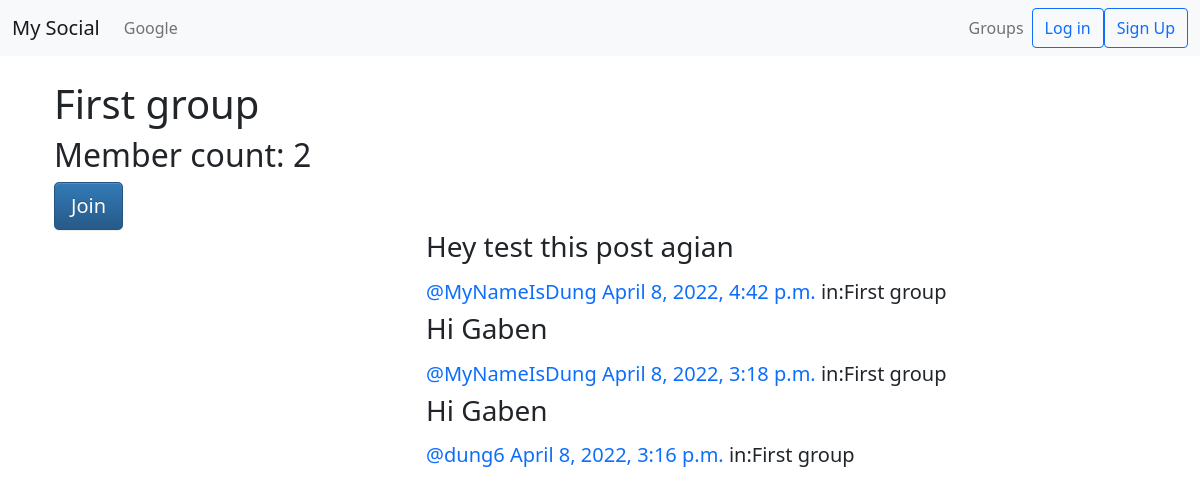
The app's page /groups/posts/in/first-group/ with its own data.
### groups/models.py (models this page shows, shortened)
class Group(models.Model):
    name = models.CharField(max_length=235, unique=True)
    slug = models.SlugField(allow_unicode=True,unique=True)
    descripsion = models.TextField(blank=True,default='')
    descripsion_html = models.TextField(editable=False,default='',blank=True)
    member = models.ManyToManyField(User,through='GroupMember')

### posts/models.py (models this page shows, shortened)
class Post(models.Model):
    user = models.ForeignKey(User,related_name='posts',on_delete=models.CASCADE)
    created_at = models.DateTimeField(auto_now_add=True)
    message = models.TextField()
    message_html = models.TextField(editable=False)
    group = models.ForeignKey(Group,related_name='posts',null=True,blank=True,on_delete=models.CASCADE)
    class Meta:
        ordering =['-created_at']
        unique_together = ['user', 'message']

### groups/views.py (the view)
# urls.py: path('posts/in/<slug>/',views.SingleGroup.as_view(),name='single'),
class SingleGroup(DetailView):
    model = Group

### groups/templates/groups/group_detail.html (shortened to what this page needs)
{% extends 'groups/group_base.html' %}
{%block pregroup %}
<h1> {{group.name}}</h1>
<h2> Member count: {{group.member.count}}</h2>
<div class='content '>
    {% if user in group.member.all %}
        <a href="{% url 'groups:leave' slug=group.slug %}" class = 'btn btn-lg btn-fill btn-warning'>Leave</a>
    {% else %}
        <a href="{% url 'groups:join' slug=group.slug %}" class = 'btn btn-lg btn-fill btn-primary'>Join</a>
    {% endif %}
</div>
{% endblock %}
{%block group_content %}
<div class='col-md-4'></div>
<div class='col-md-8'>
    {% if group.posts.count == 0 %}
        <h2>No post in group yet!</h2>
    {% else %}
        {% for post in group.posts.all %}
            {% include 'posts/_post.html'%}
        {% endfor %}
    {% endif %}
</div>
{% endblock %}

### groups/templates/groups/group_base.html (shortened to what this page needs)
{% extends 'base.html' %}
{%block content %}
<div class='container'>
    <div class='row'>
        {%block pregroup %}{% endblock %}
        {%block group_content %}{% endblock %}
    </div>
</div>
{% endblock %}

### templates/base.html (shortened to what this page needs)
<!DOCTYPE html>
{% load static %}
<html lang="en">
<head>
    <link href="https://cdn.jsdelivr.net/npm/bootstrap@5.1.3/dist/css/bootstrap.min.css" rel="stylesheet">
    <link rel="stylesheet" href="https://maxcdn.bootstrapcdn.com/bootstrap/3.3.7/css/bootstrap-theme.min.css">
    <link rel="stylesheet" href="{% static 'css/mater.css' %}">
</head>
<body>
    <nav class="navbar navbar-expand-lg navbar-light bg-light ">
        <div class="container-fluid">
          <a class="navbar-brand bigbrand" href="{% url 'home' %}">My Social</a>
          <div class="collapse navbar-collapse" >
            <ul class="navbar-nav">
              <li class="nav-item"><a class="nav-link" href="https://www.google.com/">Google</a></li>
            </ul>
            <ul class="navbar-nav ms-auto">
              {% if user.is_authenticated %}
              <li class="nav-item"><a class="nav-link" href="{% url 'posts:all' %}">List Post</a></li>
              <li class="nav-item"><a class="nav-link" href="{% url 'posts:create' %}">Create Post</a></li>
              <li class="nav-item"><a class="nav-link" href="{% url 'groups:all' %}">Groups</a></li>
              <li class="nav-item"><a class="nav-link" href="{% url 'groups:create' %}">Create Group</a></li>
              <button type="button" class="btn btn-outline-primary"><a href="{% url 'accounts:logout' %}">Log out</a></button>
              {% else %}
              <li class="nav-item"><a class="nav-link" href="{% url 'groups:all' %}">Groups</a></li>
              <button type="button" class="btn btn-outline-primary"><a href="{% url 'accounts:login' %}">Log in</a></button>
              <button type="button" class="btn btn-outline-primary"><a href="{% url 'accounts:signup' %}">Sign Up</a></button>
              {% endif %}
            </ul>
          </div>
        </div>
      </nav><br>
    <div class='container mycontent'>
      {% block content %}
      {% endblock %}
    </div>
</body>
</html>

### posts/templates/posts/_post.html (shortened to what this page needs)
<div class='post media'>
    <h3>{{ post.message_html|safe }}</h3>
    <div class='media-body'>
        <h5 class='media-heading'>
            <span class='username'>
                <a href="{% url 'posts:for_user' username=post.user.username %}">@{{ post.user.username }}</a>
            </span>
            <time class='time'>
                <a href="{% url 'posts:single' username=post.user.username pk=post.pk %}">{{ post.created_at }}</a>
            </time>
            {% if post.group %}
			<span class="group-name">in:{{ post.group.name }}</span>
			{% endif %}
        </h5>
    </div>
</div>

### static/css/mater.css (style rules this page uses)
a:link { text-decoration: none; }

### records on screen
Group: name "First group", member.count "2"
Post: message_html "Hey test this post agian", user.username "MyNameIsDung", created_at "April 8, 2022, 4:42 p.m.", group.name "First group"
Post: message_html "Hi Gaben", user.username "MyNameIsDung", created_at "April 8, 2022, 3:18 p.m.", group.name "First group"
Post: message_html "Hi Gaben", user.username "dung6", created_at "April 8, 2022, 3:16 p.m.", group.name "First group"
